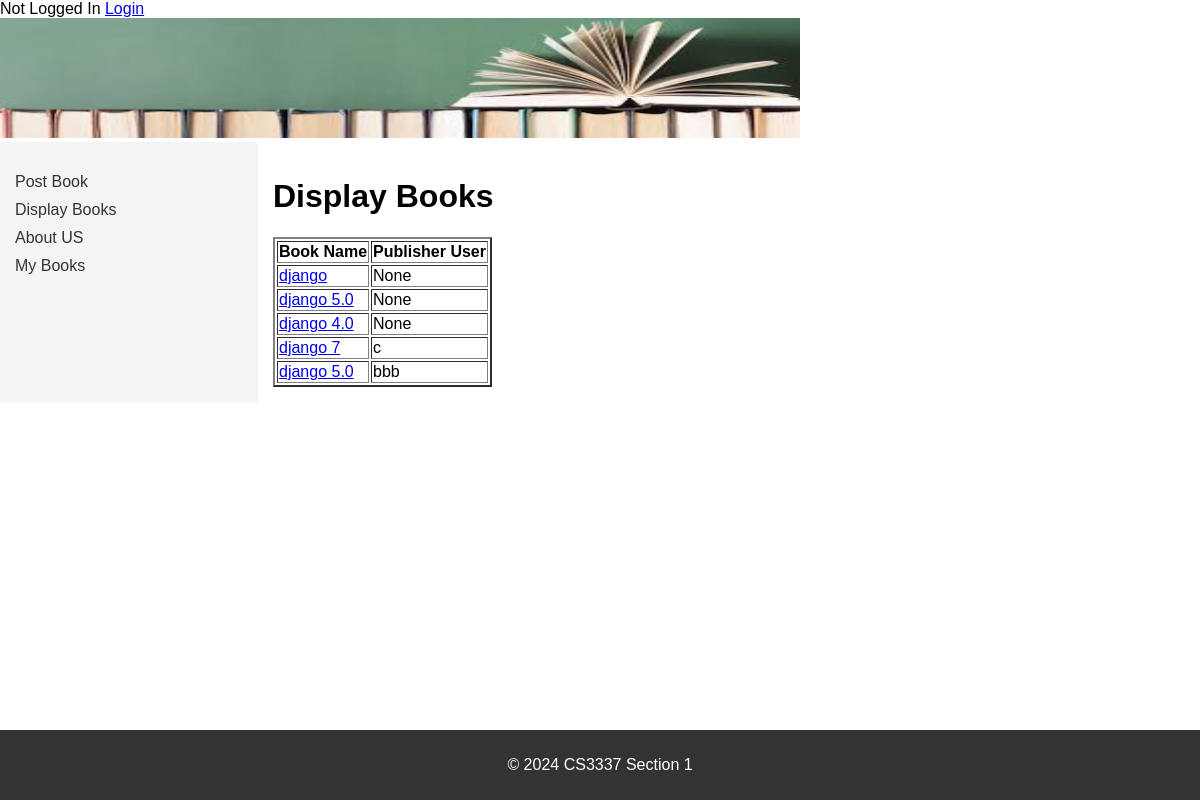
Page /displaybooks on the committed database.
### bookMng/models.py (models this page shows, shortened)
class MainMenu(models.Model):
    item = models.CharField(max_length=200, unique=True)
    link = models.CharField(max_length=200, unique=True)

class Book(models.Model):
    name = models.CharField(max_length=200)
    web = models.URLField(max_length=200)
    price = models.DecimalField(decimal_places=2, max_digits=8)
    publishdate = models.DateField(auto_now=True)
    picture = models.FileField(upload_to='bookEx/static/uploads')
    pic_path = models.CharField(max_length=300, editable=False, blank=True)
    username = models.ForeignKey(User, blank=True, null=True, on_delete=models.CASCADE)

### bookMng/views.py (the view)
# urls.py: path('displaybooks', views.displaybooks, name='displaybooks'),
def displaybooks(request):
    books = Book.objects.all()
    for b in books:
        b.pic_path = b.picture.url[14:]
    return render(request,
                  'bookMng/displaybooks.html',
                  {
                      'item_list': MainMenu.objects.all(),
                      'books': books,
                  })

### bookEx/templates/bookMng/displaybooks.html
{% extends "base.html" %}
{% load static %}
{% block sidenav %}
   {% for item in item_list %}
    <li><a href="{{ item.link }}"> {{ item.item }}</a></li>
   {% endfor %}
{% endblock sidenav %}
{% block content %}
<h1>Display Books</h1>
<table border="2">
    <tr>
        <th>
            Book Name
        </th>
        <th>
            Publisher User
        </th>
    </tr>
   {% for book in books %}
    <tr>
        <td>
            <a href="book_detail/{{ book.id }}">{{ book.name }}</a>
        </td>
        <td>
            {{ book.username }}
        </td>
    </tr>
   {% endfor %}
</table>
{% endblock content %}

### bookEx/templates/base.html (shortened to what this page needs)
{% load static %}
<!DOCTYPE html>
<html lang="en">
<head>
    <link rel="stylesheet" href="{% static 'main.css' %}">
</head>
<body>
    <span>
        {% if user.is_authenticated %}
            {{ user.username }}
            <form action="{% url 'logout' %}?next=/" method="post">
                <button type="submit"> Logout </button>
                {% csrf_token %}
            </form>
        {% else %}
            Not Logged In
            <a href="{% url 'login' %}?next=/">Login</a>
        {% endif %}
    </span>
    <div class="banner">
        <img src="{% static 'banner.jpg' %}" alt="Web Page Banner" width="800" height="120">
    </div>
    <div class="container">
        <div class="menu">
            <ul>
                {% block sidenav %}{% endblock sidenav %}
            </ul>
        </div>
        <div class="main-content">
            {% block content %}{% endblock content %}
        </div>
    </div>
    <div class="footer">
        <p>&copy; 2024 CS3337 Section 1</p>
    </div>
</body>
</html>

### bookEx/static/main.css (style rules this page uses)
body { font-family: Arial, sans-serif; margin: 0; padding: 0; }
.container { display: flex; }
.menu { width: 20%; background-color: #f4f4f4; padding: 15px; }
.menu ul { list-style-type: none; padding: 0; }
.menu ul li { margin-bottom: 10px; }
.menu ul li a { text-decoration: none; color: #333; }
.main-content { width: 80%; padding: 15px; }
.footer { background-color: #333; color: #fff; text-align: center; padding: 10px 0; position: fixed; width: 100%; bottom: 0; }

### rows in the picture
MainMenu: item "Post Book"
MainMenu: item "Display Books"
MainMenu: item "About US"
MainMenu: item "My Books"
Book: name "django", username "None"
Book: name "django 5.0", username "None"
Book: name "django 4.0", username "None"
Book: name "django 7", username "c"
Book: name "django 5.0", username "bbb"
